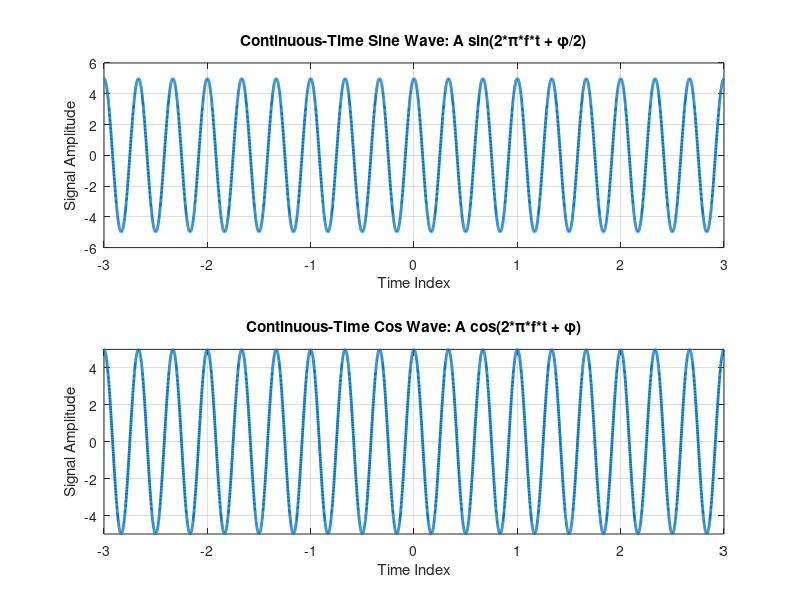

This chart was generated by the following MATLAB code:
clc;
clear all; 
close all; 

t=-3:1/1000:3; 
A=5; 
f=3;
subplot(2,1,1); 
phase=pi/2; 
x=A * sin(2*pi*f*t + phase);
plot(t,x, 'linewidth', 2)
title('Continuous-Time Sine Wave: A sin(2*\pi*f*t + \phi/2)') 
xlabel('Time Index')
ylabel('Signal Amplitude') 
grid
subplot(2,1,2);
phase=0; 
x=A * cos(2*pi*f*t + phase);
plot(t,x, 'linewidth', 2)
title('Continuous-Time Cos Wave: A cos(2*\pi*f*t + \phi)') 
xlabel('Time Index')
ylabel('Signal Amplitude')
axis([t(1) t(end) -A A]) 
grid
